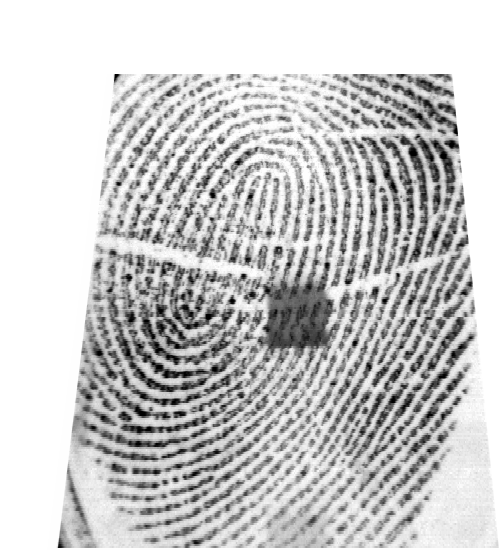
#> input picture Lab 4/Abhay Fingerprints/Left Thumb/8.bmp, 500 x 550 px, found by its file name
$ jupyter execute --allow-errors 'Lab05_Fingerprint2-2024W-Abhay Khosla-ParbirLehal.ipynb'
#> lines starting #> are read from the running program, lines starting #| are printed output that depends on the picture
<!-- DON'T EDIT THIS CELL! -->
<!-- TYPE SHIFT+ENTER AND GO TO THE NEXT CELL -->

<center>
    <h1>Laboratory Experiment #5</h1>
    <h3>Fingerprint Biometrics - Part II: Matching</h3>
</center>

# Lab 5 - Report

#### UCID 1: 30085789
#### Name 1: Abhay Khosla

#### UCID 2: 30096001
#### Name 2: Parbir Lehal

#### Group Number: 07

## Introduction
The fingerprint verification techniques has placed fingerprint analysis at the highlight of biometric security. The objective of this lab, Part II of our fingerprint image processing and matching series, is to dive deeper into the realm of fingerprint analysis by working the data collected during the lab using the DigitalPersona USB device. We will be taking a closer in depth look at Gabor filtering which is a technique to detect ridge patterns within fingerprint images. We will be varying the angle and frequency parameters of the Gabor Filter. We will also be exploring minutiae-based fingerprint matching. In addition to filtering in the lab we will also navigate the complexities of minutiae-based fingerprint matching. Through the analysis between fingerprints both from identical prints with varying impressions and from distinct prints this will strengthen our understanding of biometric matching. This comparison will be critical in setting thresholds for scoring results, which will aid in the classification of outcomes as false negatives, true positives, false positives, and true negatives. At the end of the lab we aim to have a comprehensive understanding of the technical skills of fingerprint analysis and develop a critical understanding of the data, thereby laying a solid foundation for more advanced studies in biometrics in the future.

**Exercise 1** (1 mark): Use the demo file to perform the Gabor filtering for ridge detection on your fingerprint image, while adjusting the parameters `frequency` and `angle` of the filter. Choose two different values for each of those parameters, one at a time, and visually evaluate the results. What is the impact of changing the parameters of the Gabor filtering results (visually)? Draw the conclusions.

[cell 1]
import cv2 as cv
import numpy as np
import matplotlib.pyplot as plt
from mpl_toolkits.mplot3d import Axes3D
from matplotlib import cm
from matplotlib.patches import Rectangle
import matplotlib as mpl

from scipy import ndimage as ndi

from sklearn.feature_extraction.image import extract_patches_2d

from skimage.io import imread, imsave
from skimage.util import img_as_ubyte, invert
from skimage.exposure import equalize_hist, equalize_adapthist
from skimage.filters import median, gaussian
from skimage.filters import gabor_kernel
from skimage.util import invert
from skimage.exposure import equalize_adapthist

# custom functions
from utils_encm.blockproc import blockproc
from utils_encm.poincare import calculate_singularities
from utils_encm.segmentation import segmentation
from utils_encm.normalization import normalize
from utils_encm.gabor_filter import gabor_filter
from utils_encm.frequency import ridge_freq
from utils_encm.orientation import calculate_angles, visualize_angles
from utils_encm.crossing_number import calculate_minutiae
from utils_encm.skeletonize import skeletonize
from utils_encm.align2 import align2
from utils_encm.MatchGaborFeat import MatchGaborFeat
from utils_encm.align2 import align2
from utils_encm.match import match

# setting the default colormap for images only
mpl.rc('image', cmap='gray')

### Helper Functions for Gabor Filtering and Creating Template for Matching

[cell 2]
def gabor_filtering(img, fi):
    # 'mode' specifies how the convolution algorithm will deal with the borders
    If1 = equalize_adapthist(ndi.convolve(img, fi, mode='wrap'))
    # normalize
    If1 = ((If1 - np.min(If1)) / (np.max(If1) - np.min(If1))) * 255
    #print(np.min(If1), np.max(If1))

    return If1

# create the filter according to the size of the image
def gabor_template(im, angle, freq=0.11):
    r, c = im.shape
    ysize = int(np.floor(r/10))

    t = int(np.floor(ysize/8))
    fi = np.real(gabor_kernel(freq, theta=angle, n_stds=t))

    return fi

### Loading the Best Image in our judgement for Gabor Filtering as our Probe Image

[cell 3]
# The image loaded is already [0,1]
image1LeftThumbGood = imread('./Abhay Fingerprints/Left Thumb/8.bmp', as_gray=True)
#> image1LeftThumbGood is the input picture: shape (550, 500) float64; min 0, max 1, mean 0.791
plt.imshow(image1LeftThumbGood, cmap='gray')

### Parameter #1: Filtering Gabor filter with an angle of $\pi/4$ radians (45&deg;) and Frequency = 0.11

[cell 4]
#Filtering Gabor filter with an angle of 𝜋/4 radians and frequency is the default
fi = gabor_template(image1LeftThumbGood, angle=np.pi/4)
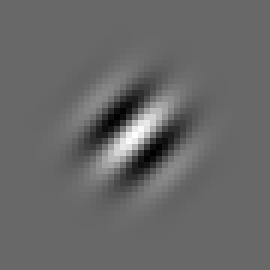
#> fi: shape (45, 45) float64 (shown 6 times larger); min -0.00422, max 0.00609, mean 9.64e-07; drawn with min black and max white
img_f = gabor_filtering(image1LeftThumbGood, fi)
#> in gabor_filtering, `If1 = equalize_adapthist(ndi.convolve(img, fi, mode='wrap'))`:
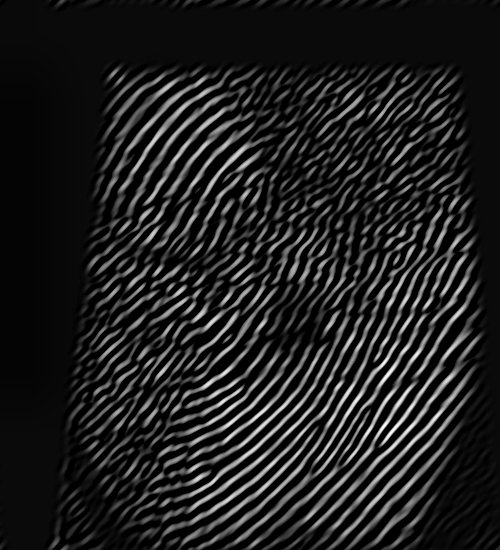
#> If1: shape (550, 500) float64; min 0, max 1, mean 0.126

plt.figure(figsize=(12,12))
plt.subplot(1,3,1)
plt.imshow(image1LeftThumbGood, cmap='gray')
plt.title('Original image')
plt.subplot(1,3,2)
plt.imshow(fi, cmap='gray')
plt.title('Gabor Filter used')
plt.subplot(1,3,3)
plt.imshow(img_f, cmap='gray')
plt.title('Image processed')
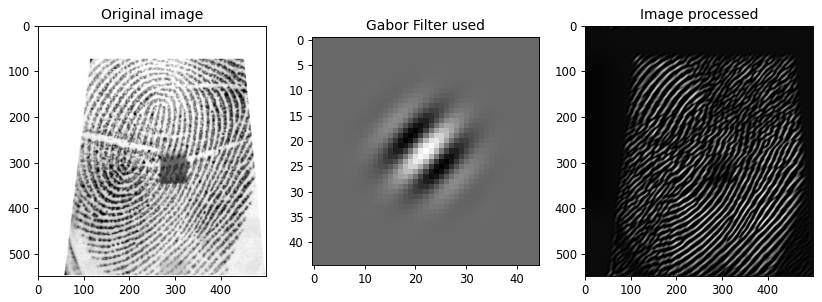
#> figure drawn by matplotlib, 3 panels

### Parameter #2: Filtering Gabor filter with an angle of $\pi/2$ radians (90&deg;) and Frequency = 0.11

[cell 5]
#Filtering Gabor filter with an angle of 𝜋/2 radians and frequency is the default
fi = gabor_template(image1LeftThumbGood, angle=np.pi/2)
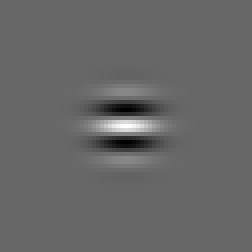
#> fi: shape (63, 63) float64 (shown 4 times larger); min -0.00417, max 0.00609, mean 4.92e-07; drawn with min black and max white
img_f = gabor_filtering(image1LeftThumbGood, fi)
#> in gabor_filtering (call 2), `If1 = equalize_adapthist(ndi.convolve(img, fi, mode='wrap'))`:
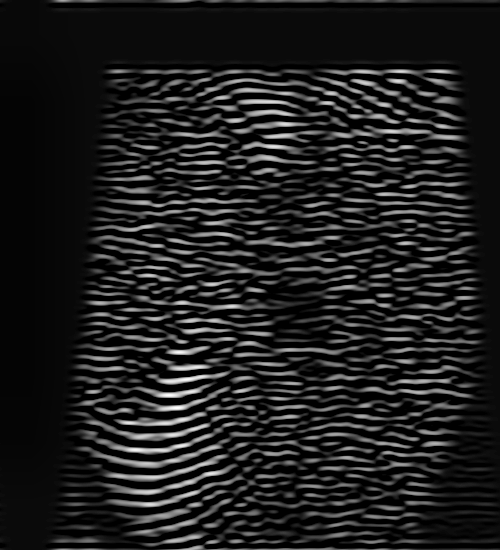
#> If1: shape (550, 500) float64; min 0, max 1, mean 0.12

plt.figure(figsize=(12,12))
plt.subplot(1,3,1)
plt.imshow(image1LeftThumbGood, cmap='gray')
plt.title('Original image')
plt.subplot(1,3,2)
plt.imshow(fi, cmap='gray')
plt.title('Gabor Filter used')
plt.subplot(1,3,3)
plt.imshow(img_f, cmap='gray')
plt.title('Image processed')

### Parameter #3: Filtering with Gabor filter in $\pi/4$ radians (45&deg;) and Frequency = 0.24

[cell 6]
#Filtering Gabor filter with an angle of 𝜋/4 radians and frequency is the default
fi = gabor_template(image1LeftThumbGood, angle=np.pi/4, freq=0.24)
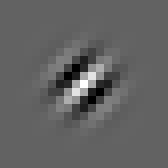
#> fi: shape (21, 21) float64 (shown 8 times larger); min -0.0184, max 0.029, mean 4.43e-06; drawn with min black and max white
img_f = gabor_filtering(image1LeftThumbGood, fi)
#> in gabor_filtering (call 3), `If1 = equalize_adapthist(ndi.convolve(img, fi, mode='wrap'))`:
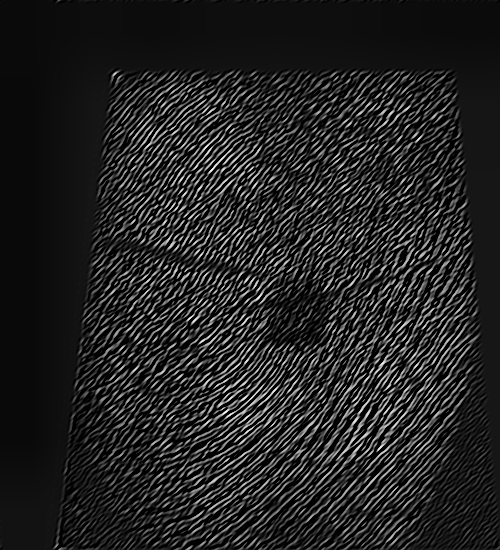
#> If1: shape (550, 500) float64; min 0, max 1, mean 0.141

plt.figure(figsize=(12,12))
plt.subplot(1,3,1)
plt.imshow(image1LeftThumbGood, cmap='gray')
plt.title('Original image')
plt.subplot(1,3,2)
plt.imshow(fi, cmap='gray')
plt.title('Gabor Filter used')
plt.subplot(1,3,3)
plt.imshow(img_f, cmap='gray')
plt.title('Image processed')

### Parameter #4: Filtering with Gabor filter in $\pi/4$ radians (45&deg;) and Frequency = 0.75

[cell 7]
#Filtering Gabor filter with an angle of 𝜋/4 radians and frequency is the default
fi = gabor_template(image1LeftThumbGood, angle=np.pi/4, freq=0.75)
img_f = gabor_filtering(image1LeftThumbGood, fi)
#> in gabor_filtering (call 4), `If1 = equalize_adapthist(ndi.convolve(img, fi, mode='wrap'))`:
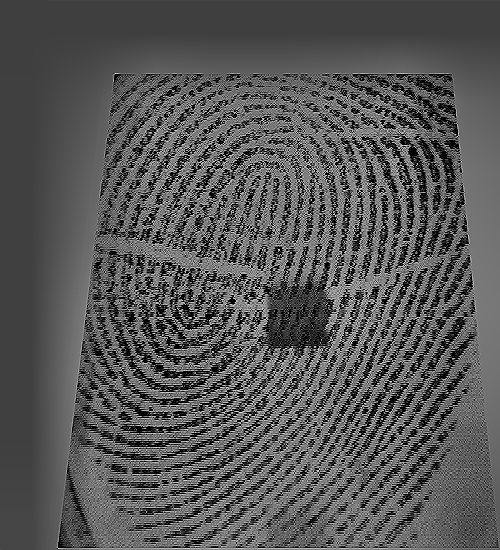
#> If1: shape (550, 500) float64; min 0, max 1, mean 0.343

plt.figure(figsize=(12,12))
plt.subplot(1,3,1)
plt.imshow(image1LeftThumbGood, cmap='gray')
plt.title('Original image')
plt.subplot(1,3,2)
plt.imshow(fi, cmap='gray')
plt.title('Gabor Filter used')
plt.subplot(1,3,3)
plt.imshow(img_f, cmap='gray')
plt.title('Image processed')
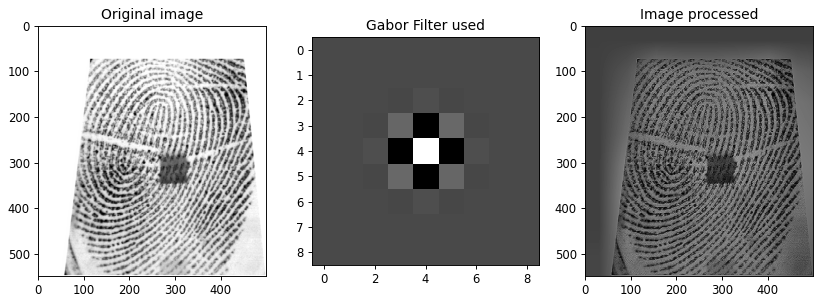
#> figure drawn by matplotlib, 3 panels

| Parameter Number |      Angle     |  Frequency |
|----------|:-------------:|------:|
| 1  |  $\pi/4$ | 0.11 |
| 2 |    $\pi/2$  |   0.11 |
| 3  |  $\pi/4$ | 0.24 |
| 4  |  $\pi/4$ | 0.75 |

### Analysis of Gabor Filtering Results
The Gabor filter is a linear filter used for texture analysis, which means it analyzes spatial frequency, orientation, and scale in the image. Adjusting the Gabor filter's parameters, specifically the orientation (angle) and frequency, has a direct impact on the output of the filtering process.

1. <u>Parameter #1 (Angle: 45°, Frequency: 0.11):</u> The first processed image demonstrates the filter's response to a mid-range frequency at a diagonal orientation. The ridges are enhanced in a direction perpendicular to the filter's angle. This setting has highlighted the ridge structures in the diagonal direction, making them more distinct against the background. The low frequency has preserved broader ridge patterns without emphasizing the finer details.

2. <u>Parameter #2 (Angle: 90°, Frequency: 0.11):</u> Changing the angle to 90° while keeping the frequency constant results in the enhancement of vertical ridge patterns. The filter orientation here is horizontal, thus vertical features are more distinct. As with the first parameter, the low frequency favors broader features, which could be beneficial for capturing the general flow of ridges but not the finer minutiae.

3. <u>Parameter #3 (Angle: 45°, Frequency: 0.24):</u> With an increase in frequency and an angle maintained at 45°, the filter becomes more sensitive to finer details. The ridges are still enhanced diagonally, but now there is a greater emphasis on the finer details of the ridge patterns. This setting may be more suitable for analyzing the minute characteristics of the fingerprint, which are crucial for individual identification.

4. <u>Parameter #4 (Angle: 45°, Frequency: 0.75):</u> The highest frequency used with the same 45° angle leads to a very different result. The high frequency results in a very detailed representation of the ridge patterns, with even the minutest variations being highlighted. However, this could also introduce noise and might make the overall pattern less distinguishable, potentially complicating the matching of fingerprints unless noise reduction techniques are applied subsequently.

For general fingerprint matching purposes, where a balance between ridge clarity and noise reduction is necessary, Parameter #3 seems to be a good middle ground. It enhances enough detail for individual minutiae to be noticeable, which is crucial for accurate matching, without introducing excessive noise that can be seen with the highest frequency setting. However, the choice of parameters may also depend on the specific application and the quality of the input images.

<b>Note: Our findings could result different because the choosing of the fingerprint image is based on our judgment and we might consider different aspects. Henceforth these are not generalized instead based on our data which is uploaded with the lab submission.</b>

**Exercise 2** (3 marks): Use 9 of your fingerprints as a database, or a gallery. Use the remaining one as a  probe. The database of 9 templates (feature vectors) represents the same "individual".

- Develop a simple identification procedure (use loops that repeat 1 to 1 matching several times), to  match  a probed fingerprint of your finger (e.g. left thumb) against 9 different impressions of the same   finger. Use the Jupyter notebook `Lab04Fingerprint1.ipynb` that performs 1 to 1 matching.

- Record the scores (use a table - see the first Lab on Markdown how to do a table in Jupyter notebooks) for the **minutiae based matching**. Note that for this type of matching, the higher the score the better the match.

- Record the number of matches against the same fingers (True Positives - TP), and the number of mismatches against the same fingers (False Negatives - FN). How the choice of the threshold affects the  matching? Use the numbers or graphs to illustrate your answer.

[cell 8]
def fingerprint_processing(img, block_size=16, threshold=0.4):
    output = {}

    # normalization - removes the effects of sensor noise and finger pressure differences.
    normalized_img = normalize(img.copy(), float(100), float(100))
    output['normalized_img'] = normalized_img

    # segmentation
    (segmented_img, normim, mask) = segmentation(normalized_img,
                                                 block_size,
                                                 threshold)
    output['segmented_img'] = segmented_img
    output['normim'] = normim
    output['mask'] = mask

    # orientation estimation
    angles = calculate_angles(normalized_img,
                              W=block_size, smooth=True)
    output['angles'] = angles

    # find the overall frequency of ridges
    freq = ridge_freq(normim, mask, angles,
                      block_size, kernel_size=5,
                      minWaveLength=5, maxWaveLength=15)
    output['freq'] = freq

    # create gabor filter and do the actual filtering
    gabor_img = gabor_filter(normim, angles, freq, block_size)
    output['gabor_img'] = gabor_img

    # create the skeleton
    thin_image = skeletonize(gabor_img)
    output['thin_image'] = thin_image

    # find the minutiae
    minutiae_lst, minutiae_img, minutiae_arr = calculate_minutiae(thin_image, mask)
    output['minutiae_lst'] = minutiae_lst
    output['minutiae_img'] = minutiae_img
    output['minutiae_array'] = minutiae_arr

    # singularities
    singularities_lst, singularities_img = calculate_singularities(thin_image,
                                                                   angles, block_size,
                                                                   mask)
    output['singularities_lst'] = singularities_lst
    output['singularities_img'] = singularities_img

    return output

[cell 9]
# Helper Function to process a single fingerprint
def process_fingerprint(img, block_size, threshold):
    Fp = fingerprint_processing(img, block_size=block_size, threshold=threshold)
    imSkeletonAlign, minutiaArrayAlign = align2(Fp, Fp)
    Fp['imSkeletonAlign'] = imSkeletonAlign
    Fp['minutiaArrayAlign'] = minutiaArrayAlign
    return Fp

# Helper Function to match two fingerprints, with a special case for matching a fingerprint with itself
def match_fingerprints(img1, img2, block_size=12, threshold=0.1, match_threshold=6):
    if np.array_equal(img1, img2):
        Fp = process_fingerprint(img1, block_size, threshold)
        score = match(Fp, Fp, threshold2=match_threshold)
        print('Score for self-comparison: %.4f\n' % (score))
    else:
        Fp1 = process_fingerprint(img1, block_size, threshold)
        Fp_compare = process_fingerprint(img2, block_size, threshold)

        # Align the two fingerprints for better matching
        imSkeletonAlign, minutiaArrayAlign = align2(Fp1, Fp_compare)
        Fp_compare['imSkeletonAlign'] = imSkeletonAlign
        Fp_compare['minutiaArrayAlign'] = minutiaArrayAlign

        score = match(Fp1, Fp_compare, threshold2=match_threshold)
        return score

#> (a cell that did not finish here is left out)

#> (a cell that did not finish here is left out)

#> (a cell that did not finish here is left out)

### Left Thumb Fingerprint Matching with 9 Different Impressions with 8th Fingerprint as Probe
| Fingerprint Number |      Minutiae Score |
|----------|:-------------:|
| 1  |  0.0821 |
| 2 |    0.0397  |
| 3  |  0.0804 |
| 4  |  0.0593 |
| 5  |  0.0752 |
| 6  |  0.0454 |
| 7  |  0.0822 |
| 8  |  0.2399 |
| 9  |  0.0686 |
| 10  |  0.1021 |

### Calculating the True Positives and False Negatives
<b>Note not including the probe fingerprint in our calculation but is considered in the analysis</b>
Threshold value: 0.0752 (5th Fingerprint Minutiae Score)
True Positive Matches: 5
False Negative Matches: 4

True Positive Rate: 5/9 = 0.5555 (55.55%)
False Negative Rate: 4/9 = 0.4444 (44.44%)

| True Positive |  False Negative |
|----------|:-------------:|
| 0.5555 |  0.4444 |

### Analysis of Minutiae-Based Matching with a Threshold
So the threshold we are choosing is 0.0752 for the match scores of ten fingerprint impressions from the left thumb from the same individual. The threshold is chosen based on the scores obtained from the matching process. The threshold is a critical parameter in the matching process, as it determines the sensitivity of the matching algorithm. Impressions yielding scores above this threshold which are(Fingerprint Number: 1, 3, 5, 7 and 10) are classified as True Positives (TP) this indicates a successful match affirming the fingerprint is from the same individual as the probe fingerprint which in the analysis is the 8th fingerprint. Fingerprint 8, as expected, has the highest score (0.2399), given that it is compared with itself. Impressions with scores below the threshold (Fingerprint Number: 2, 4, 6, and 9 ) are classified as False Negatives (FN), indicating a mismatch. This classification implies that despite being genuine impressions, they were not recognized by the system. This could be due to the pressure and the angle of the fingerprint when collecting the data which is a limitation of the algorithm. The chosen threshold of 0.0752 results in a true positive rate of 55% that can be improved. The rate of the false negative at 44% which is concerning because you cannot use this in a real world scenario as it would cause user frustrations and a lack of trust in the system. Ideally a higher threshold may be chosen to reduce false negatives, even if it slightly increases the risk of false positives. However, the choice of the threshold is a trade-off between these two types of errors, and it should be based on the specific requirements based on the project in our case we are just dealing with the data collected in the lab.

<b>Note: Our findings could result different because the choosing of the fingerprint image is based on our judgment and we might consider different aspects. Henceforth these are not generalized instead based on our data which is uploaded with the lab submission.</b>

**Exercise 3** (2 marks): Repeat the same experiment (using the same images) from Exercise 2, but **instead of minutiae based matching, use the method based on the Gabor filter**. Note that the lower the score, the better the match. Again, record the numbers of the True positives and False negatives.
    Compare the results of Gabor score matching with the minutiae based matching. Draw conclusions upon both experiment results.

#> (a cell that did not finish here is left out)

#> (a cell that did not finish here is left out)

#> (a cell that did not finish here is left out)

### Left Thumb Fingerprint Matching with 9 Different Impressions with 8th Fingerprint as Probe
| Fingerprint Number |      Gabor Score |
|----------|:-------------:|
| 1  |  22.1765 |
| 2 |    22.9225  |
| 3  |  22.8011 |
| 4  |  23.1707 |
| 5  |  25.8442 |
| 6  |  22.6386 |
| 7  |  22.6119 |
| 8  |  0.0000 |
| 9  |  24.9462 |
| 10  |  24.3118 |

### Calculating the True Positives and False Negatives
<b>Note not including the probe fingerprint in our calculation but is considered in the analysis</b>
Threshold value: 25.8442 (5th Fingerprint Minutiae Score)
True Positive Matches: 9
False Negative Matches: 0

True Positive Rate: 9/9 = 1.0000 (100%)
False Negative Rate: 0/9 = 0.0000 (0%)

| True Positive |  False Negative |
|----------|:-------------:|
| 1.0000 |  0.0000 |

### Analysis of Gabor-Based Matching with a Threshold
Using the same threshold finger from exercise 2, we see that there are no false negatives. With this we can conclude that the Gabor Feature match testing is more accurate than the Minutiae based testing. We believe this is the case because Minutiae based testing may misread images, meaning the quality of hardware can be a limiting factor in terms of accuracy. Whereas gabor feature based testing can match more accurately using angles in which image quality does not play a huge role.

**Exercise 4** (4 marks): Use one of your fingerprints (e.g. left thumb) to be used as the  probed one. Use the database with one  impression of the same finger and 10 of some other finger(s). Therefore, you have a database with 11 templates one of which represents the same "individual", and the rest of the templates represent another "individual(s)."
    Develop a ranking identification procedure for minutiae-based matching only. A sample of such procedure is as follows:
    - Record the matching scores for each comparison; use some index corresponding to the fingerprint number. Sort the matching scores: the top score is the maximum score for the Minutia based approach.
    - Do you have a true match?  If your true match is not on top of your ranking, which rank is it?  Use this rank's score as a "thresholding score" that separates a top-ranked group  of the closest matches from the others.
    - Record the number of matches against different fingers as False Positives, and the mismatches as True Negatives. Some False positives may belong to the top ranked group.
    - Draw the conclusions upon your experiment, such as the threshold choice etc.

#> (a cell that did not finish here is left out)
